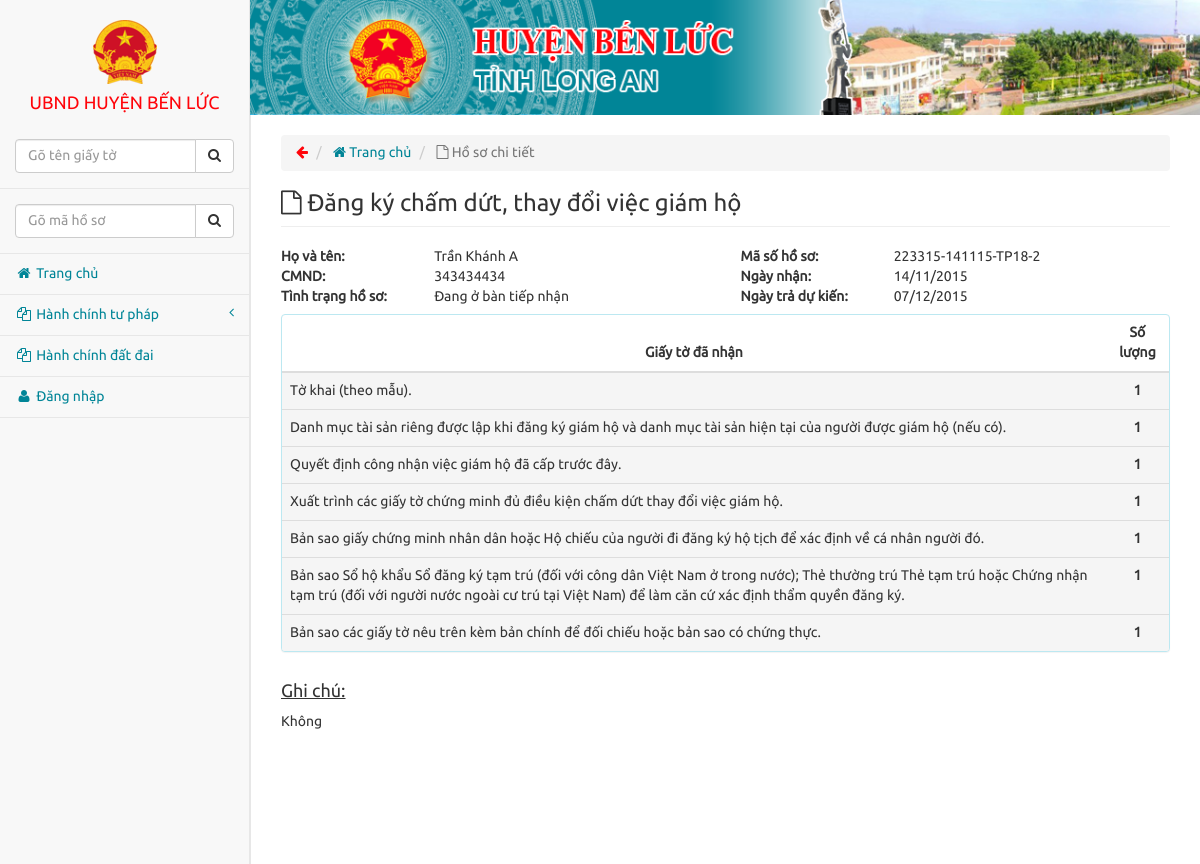
Before: /admin/xem_ho_so/details/12 with the older database file.
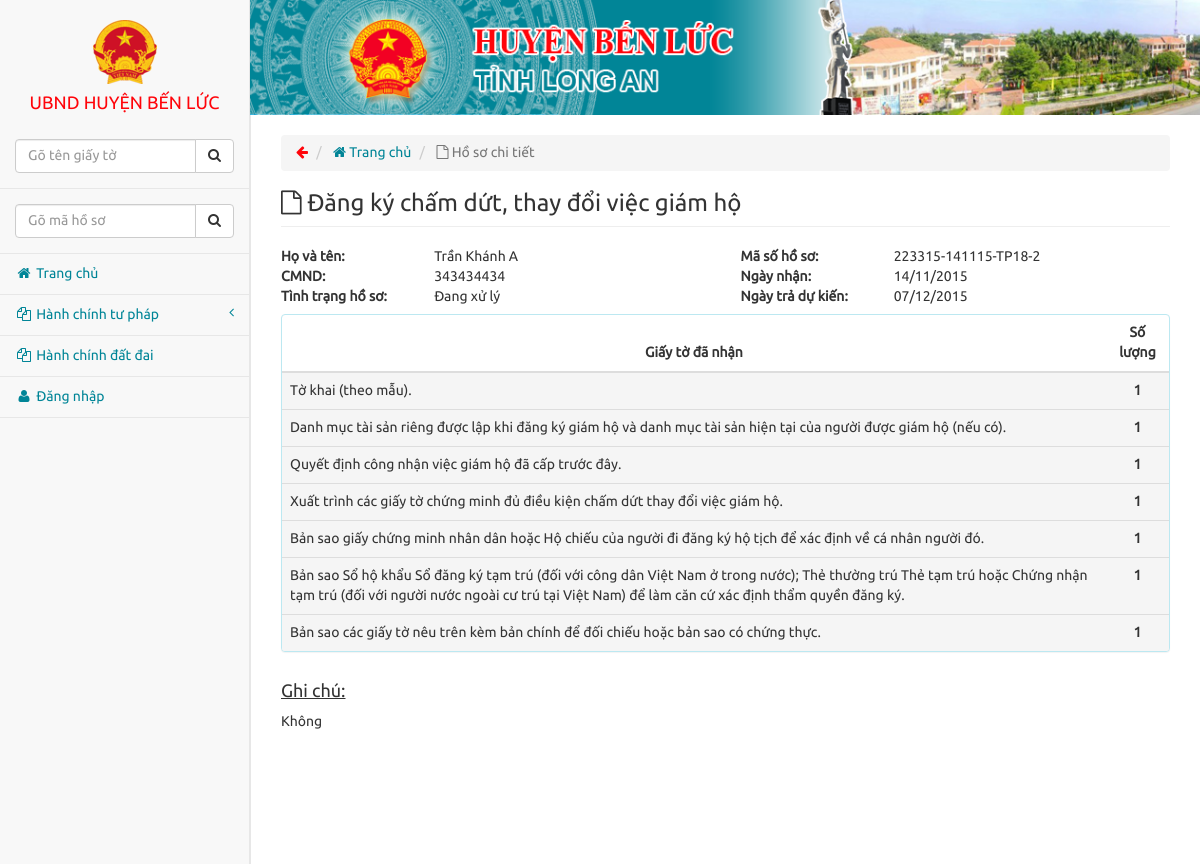
After: the same page with the newer database file.
### tables this page shows
CREATE TABLE IF NOT EXISTS `ho_so` (
  `id` int(11) NOT NULL AUTO_INCREMENT,
  `mshs` varchar(200) NOT NULL,
  `name` varchar(200) NOT NULL,
  `type` int(11) NOT NULL,
  `cmnd` int(11) NOT NULL,
  `status` int(11) NOT NULL,
  `mcb` varchar(200) NOT NULL,
  `ngay_tra` varchar(200) NOT NULL,
  `sdt` varchar(200) NOT NULL,
  `dia_chi` text NOT NULL,
  `tt_giay_to_da_thu` text NOT NULL,
  `note` text NOT NULL,
  `error` text NOT NULL,
  `tien_thu` int(11) NOT NULL,
  PRIMARY KEY (`id`)
);

CREATE TABLE IF NOT EXISTS `map` (
  `node_id` int(11) NOT NULL AUTO_INCREMENT,
  `node_name` varchar(200) NOT NULL,
  `p_id` int(11) NOT NULL,
  `note` varchar(200) NOT NULL,
  PRIMARY KEY (`node_id`)
);

### application/controllers/admin/Xem_ho_so.php (called while the page is built, shortened)
<?php
class Xem_ho_so extends CI_Controller {
	public function details($id=10)
	{
		$this->load->model('ho_so');
		$data['title'] = 'Hồ sơ chi tiết - UBND Huyện Bến Lức';
		$this->load->view('templates/header', $data);
		$this->load->view('templates/aside');
		$this->load->view('templates/nav');
		$q = $this->db->get('map');
		if($q->num_rows()>0){
			foreach($q->result() as $row){
				$data[] = $row;
			}
		}
		$this->db->where('id', $id);
		$details = $this->db->get('ho_so')->row();
		$mshs = $details->mshs;
		$tp1 = substr($mshs,7,2);
		$tp2 = substr($mshs,9,2);
		$tp3 = substr($mshs,11,2);
		$so_ngay_giai_quyet=explode('-', $mshs);
		$sngq = substr($so_ngay_giai_quyet[3],0,2);
		$ngay_nhan = $tp2."/".$tp1."/20".$tp3;
		$time = strtotime($ngay_nhan);
		$ngay_nhan = date('d/m/Y',$time);
		$ngay_nhan_function = date('Y-m-d');
		$ngay_tra = date('d/m/Y', strtotime($ngay_nhan_function."+".$sngq." days"));
		$this->load->view('admin/ho_so_chi_tiet',array(
		'details'=>$details
		,'node_map'=>$data
		,'ngay_nhan'=>$ngay_nhan
		,'ngay_tra' =>$ngay_tra
		));
		$this->load->view('templates/footer');
	}
}

### index.php (called while the page is built, shortened)
<?php
require_once BASEPATH.'core/CodeIgniter.php';

### application/views/admin/ho_so_chi_tiet.php (the view, shortened to what this page needs)
<div class="col-lg-12">
	<ol class="breadcrumb">
		<li class="cursor back">
			<i class="fa fa-arrow-left"></i>
		</li>
		<li>
			<a href="<?php echo base_url('trang_chu'); ?>"><i class="fa fa-home"></i> Trang chủ</a>
		</li>
		<li class="active">
			<i class="fa fa-file-o"></i> Hồ sơ chi tiết
		</li>
	</ol>
<?php echo '<h3 class="page-header marTop"><i class="fa fa-file-o"></i> '.$node_map[(int)substr($details->mshs, 16,2)]->node_name.'</h3>';
	if($details->status==0) $arr='Đang ở bàn tiếp nhận';
	if($details->status==2)  $arr='Đang xử lý';
	?>
	<div class="row">
		<div class="col-xs-6 col-md-2">
			<p><strong>Họ và tên:</strong></p>
			<p><strong>CMND:</strong></p>
			<p><strong>Tình trạng hồ sơ:</strong></p>
		</div>
		<div class="col-xs-6 col-md-4">
			<p class="bold"><?php echo $details->name;?></p>
			<p class="bold"><?php echo $details->cmnd;?></p>
			<p class="bold"><?php echo $arr;?></p>
		</div>
		<div class="col-xs-6 col-md-2">
			<p><strong>Mã số hồ sơ:</strong></p>
			<p><strong>Ngày nhận:</strong></p>
			<?php if (($details->status!=5)||($details->status!=8))
			echo '<p><strong>Ngày trả dự kiến:</strong></p>';
			else
			echo '<p><strong>Ngày trả:</strong></p>';?>
		</div>
		<div class="col-xs-6 col-md-3">
			<p class="bold mshs"><?php echo $details->mshs ;?></p>
			<p class="bold"><?php echo $ngay_nhan  ;?> </p>
			<?php if (($details->status!=5)||($details->status!=8))
			echo '<p class="bold">'.$ngay_tra .'</p>';
			else
			echo '<p class="bold">'.$details->ngay_tra .'</p>';?>
		</div>
		<div class="col-xs-12 col-md-12">
	<?php
			$thong_tin_ho_so_da_thu=explode('+', $details->tt_giay_to_da_thu);
			if(count($thong_tin_ho_so_da_thu) > 1){
				echo '<div class="panel panel-info marTop">
				<table class="table table-hover ">
				<thead>
					<tr class="ying">
						<th style="text-align: center">Giấy tờ đã nhận </th>
						<th style="text-align: center">Số lượng </th>
					</tr>
				</thead>
					<tbody>';
					$thong_tin_ho_so_da_thu=explode('+', $details->tt_giay_to_da_thu);
					for ($i = 0;$i<count($thong_tin_ho_so_da_thu)-1;$i++ ) {
						echo '<tr class="active">
							<td style="text-align: left">'.$thong_tin_ho_so_da_thu[$i].'</td>
							<td style="text-align: center">'.$thong_tin_ho_so_da_thu[$i+1].'</td>
						</tr>';
						 $i++;
						}
					echo'</tbody>
				</table></div>';
			}else
				echo '<h4><ins>Giấy tờ đã nhận:</ins></h4><p>Không</p>';?>
		</div>
		<div class="col-xs-12 col-md-12">
		<?php if  ($details->note!='')
		echo'<h4><ins>Ghi chú:</ins></h4><p>'.$details->note .'</p>';
		else
			echo'<h4><ins>Ghi chú:</ins></h4><p>Không</p>';?>
		</div>
	</div>
</div>

Changed rows visible on the page:
changed ho_so "Trần Khánh A": status "Đang ở bàn tiếp nhận" → "Đang xử lý"
